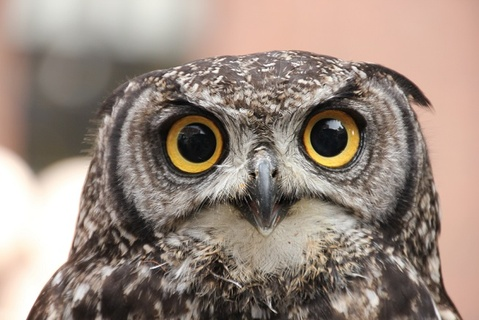
#> input picture owl_image.jpg, 479 x 320 px, shrunk from 654 x 437 before the run
$ jupyter execute Task-02_Image_to_Pencil.ipynb   (shell and % lines are left out)
#> lines starting #> are read from the running program, lines starting #| are printed output that depends on the picture
# AUTHOR- SHUBHAM AGARWAL
TASK-02 IMAGE TO PENCIL SKETCH (Letsgrowmore cummunity)

Beginner level (Task 4)

[cell 1]
import numpy as np
import pandas as pd
import matplotlib.pyplot as plt
import seaborn as sns

[cell 2]
import cv2
from matplotlib import pyplot as plt

[cell 3]
img=cv2.imread("owl_image.jpg")
#> img is the input picture: shape (320, 479, 3); mean B, G, R 126.1, 136.7, 152.7
img=cv2.cvtColor(img,cv2.COLOR_BGR2RGB)
plt.title("Owl", fontsize= 20)
plt.imshow(img)
plt.show()

[cell 4]
img=cv2.imread("Team.png")
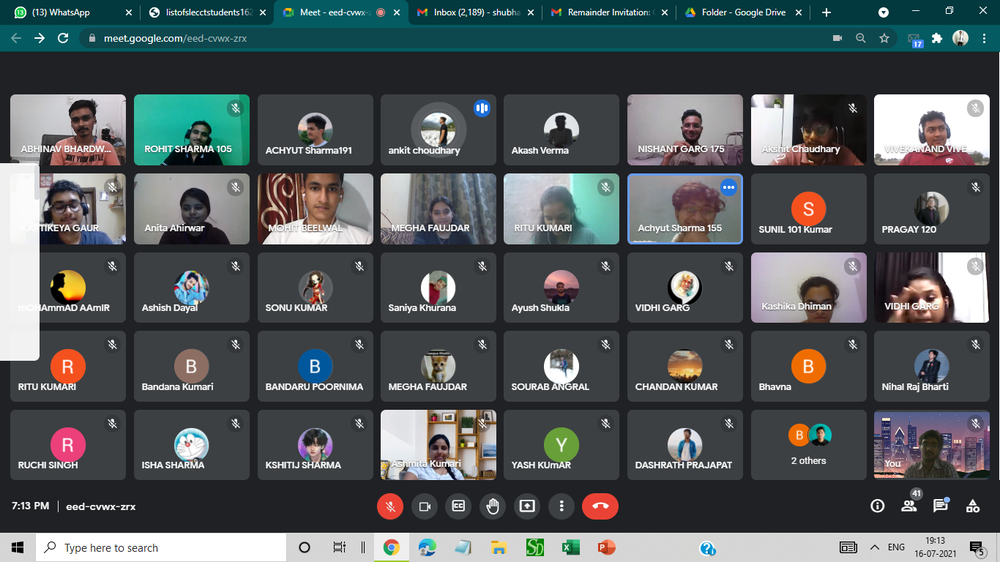
#> input picture Team.png, 1000 x 562 px, shrunk from 1366 x 768 before the run
#> img is the input picture: shape (562, 1000, 3); mean B, G, R 90.3, 88.5, 82
img=cv2.cvtColor(img,cv2.COLOR_BGR2RGB)
plt.title("C-Helix Farewell", fontsize= 20)
plt.imshow(img)
plt.show()

[cell 5]
gray_img=cv2.cvtColor(img,cv2.COLOR_RGB2GRAY)
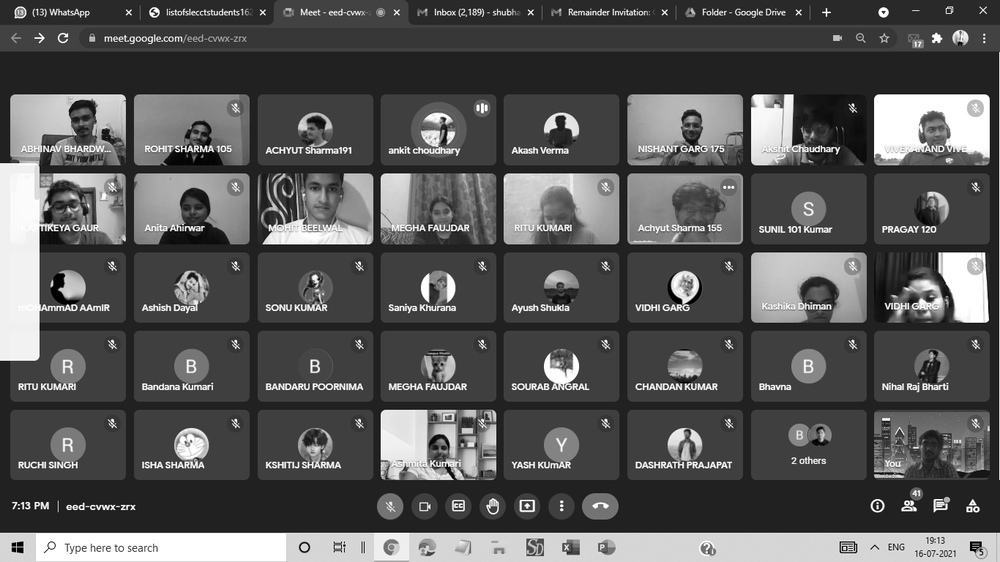
#> gray_img: shape (562, 1000); min 0, max 255, mean 86.7
plt.title("Gray Color of Owl")
plt.imshow(gray_img,cmap="gray")
plt.show()

[cell 6]
gray_img=cv2.cvtColor(img,cv2.COLOR_RGB2GRAY)
plt.title("Gray Color of Team")
plt.imshow(gray_img,cmap="gray")
plt.show()

[cell 7]
invert_img= 255-gray_img
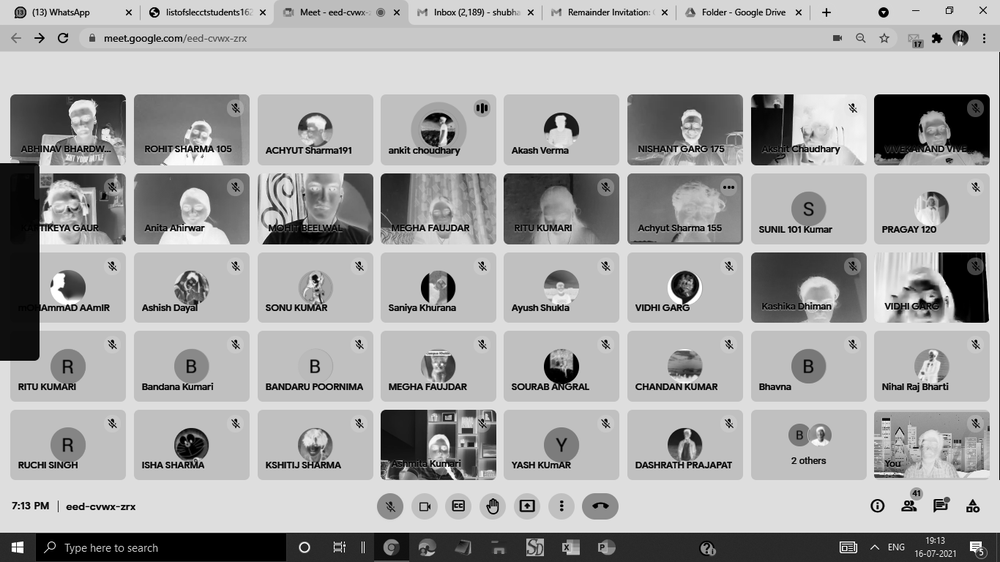
#> invert_img: shape (562, 1000); min 0, max 255, mean 168.3
plt.imshow(invert_img,cmap="gray")
plt.show()

[cell 8]
invert_img= 255-gray_img
plt.imshow(invert_img,cmap="gray")
plt.show()

[cell 9]
blur_img=cv2.GaussianBlur(invert_img,(21,21),0)
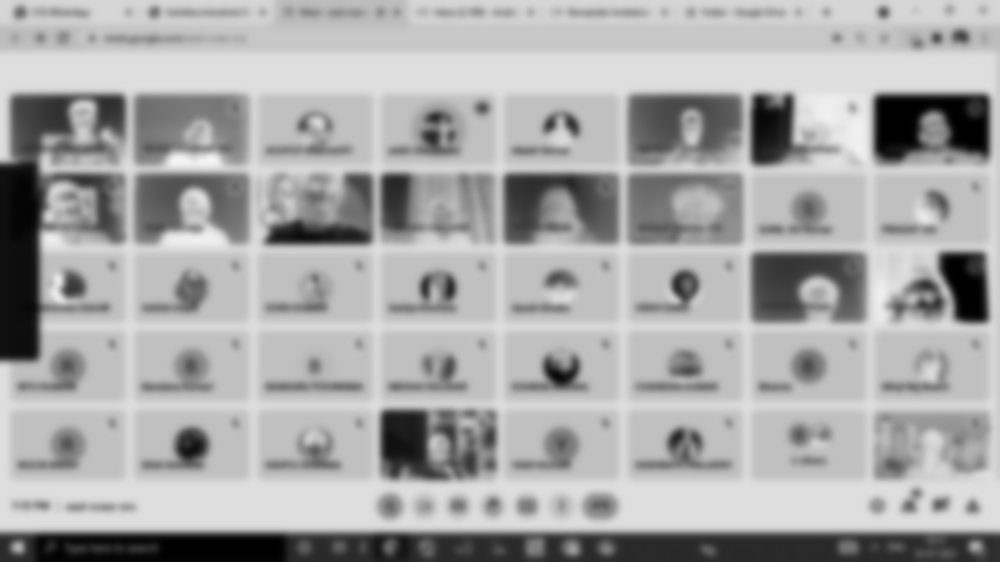
#> blur_img: shape (562, 1000); min 0, max 246, mean 168.3
inverted_blur_img=255-blur_img
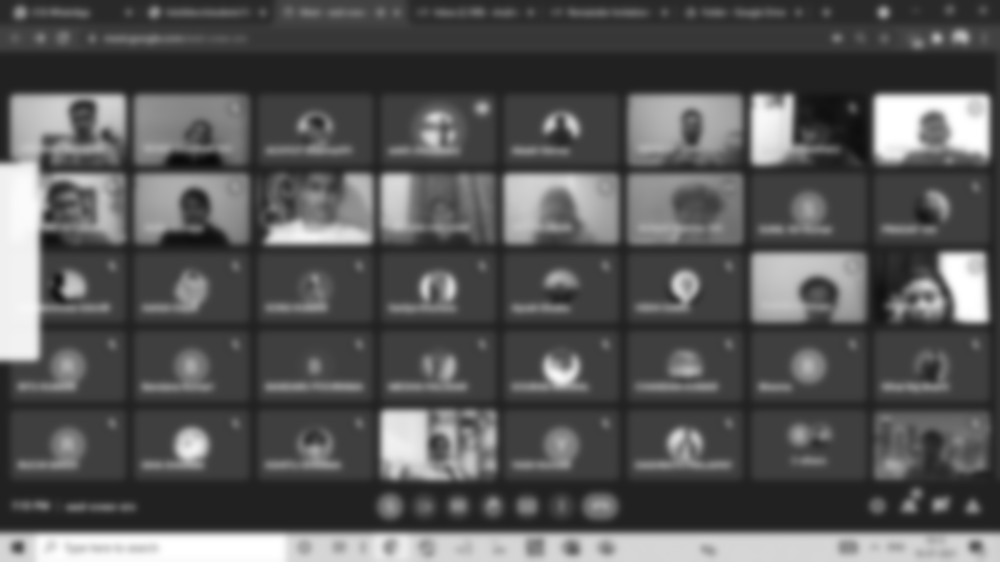
#> inverted_blur_img: shape (562, 1000); min 9, max 255, mean 86.7

[cell 10]
pencil_sketch=cv2.divide(gray_img,inverted_blur_img,scale=256.0)
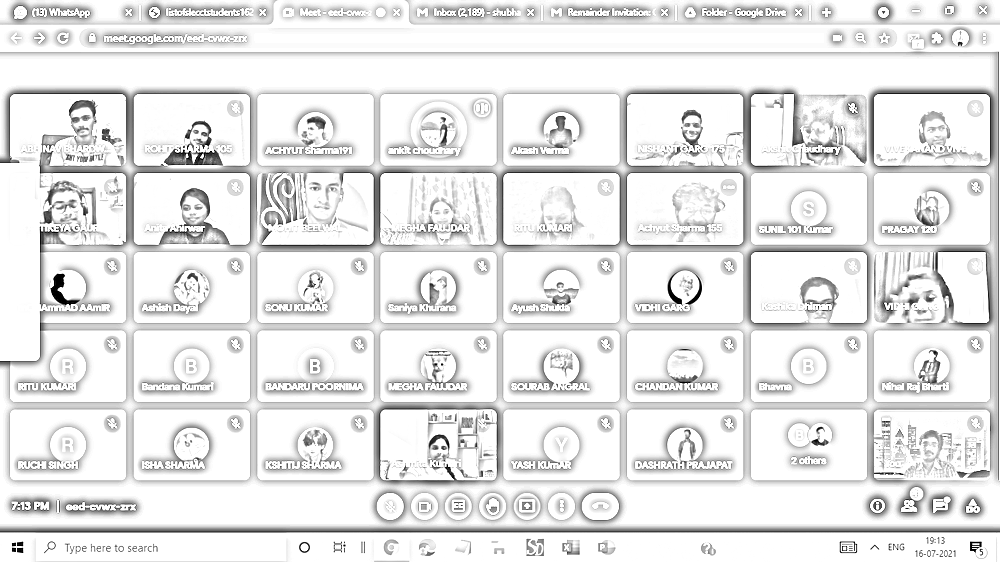
#> pencil_sketch: shape (562, 1000); min 0, max 255, mean 231.3
plt.title("Pencil Sketch of Team", fontsize=18)
plt.imshow(pencil_sketch,cmap="gray")
plt.show()
